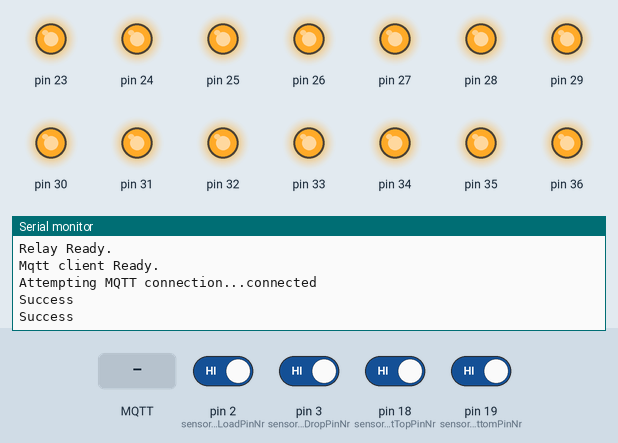
Recording of a sketch running on a simulated Arduino Mega 2560, built for the host (arithmetic inside an expression is 32-bit, double 64-bit). On the bench: output pins drawn as LEDs (lit = HIGH), the last lines printed to the serial monitor. The inputs (shaded band) are chosen by the test bench; at power-on: pin 2 (sensorBinLoadPinNr), pin 3 (sensorBinDropPinNr), pin 18 (sensorLiftTopPinNr), pin 19 (sensorLiftBottomPinNr) HIGH. WiFi joins after 1.5 s; servers stay silent unless stated; no MQTT or app messages arrive unless stated; pins used as bus, display or sensor lines are not drawn.

Above: at 2.7 s.
2.8 s: pin 2 (sensorBinLoadPinNr) driven LOW
At 4.0 s:
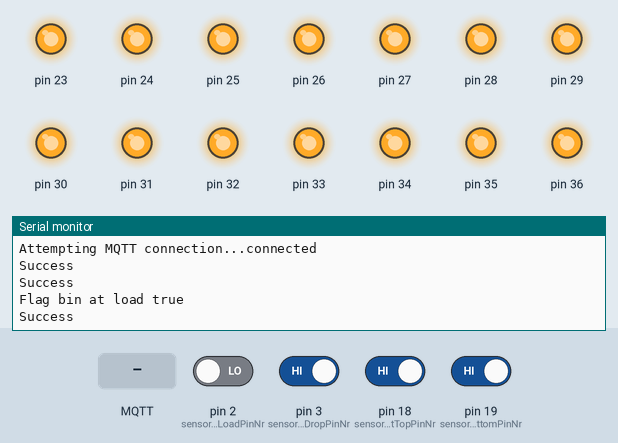
4.3 s: pin 3 (sensorBinDropPinNr) driven LOW
At 5.2 s:
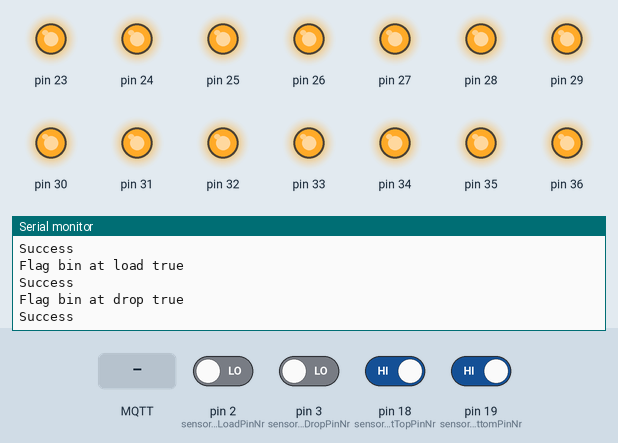
5.8 s: pin 18 (sensorLiftTopPinNr) driven LOW
At 6.4 s:
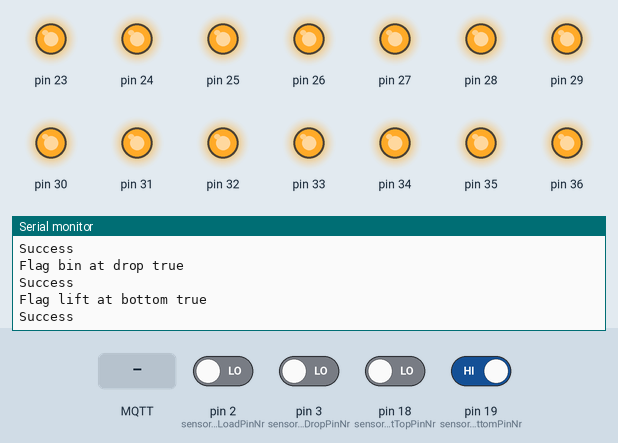
7.3 s: pin 19 (sensorLiftBottomPinNr) driven LOW
At 8.5 s:
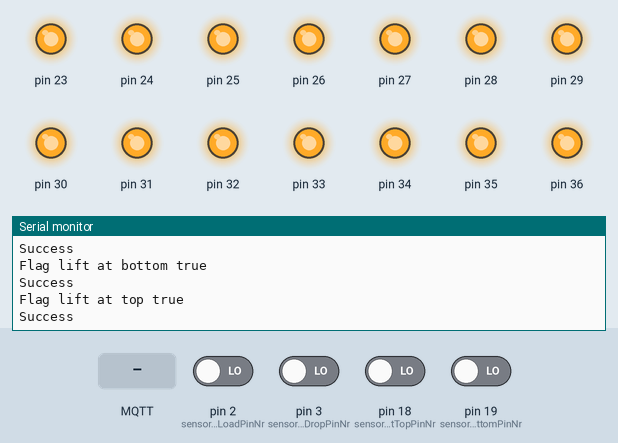
8.8 s: MQTT message "1" arrives on the first subscribed topic
At 9.8 s:
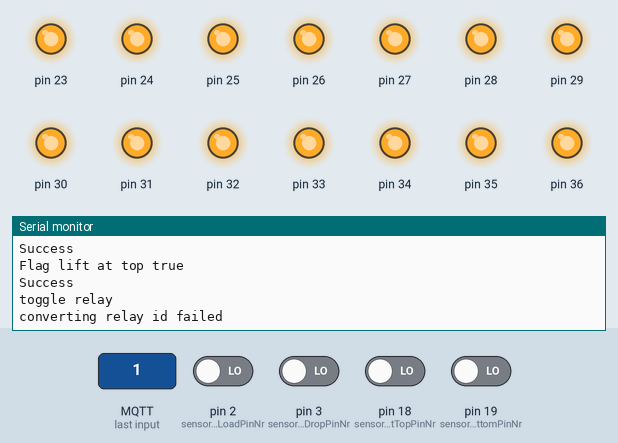

The sketch:

lift-relay.ino
```cpp
#include <SPI.h>
#include <EthernetENC.h>
#include <PubSubClient.h>
#include <ArduinoJson.h>
#include "src/IODevice.h"

void setup() {
  // put your setup code here, to run once:
  Serial.begin(115200);
  Serial.println("Arduino lift and relays");

  setupDetectionSensors();
  Serial.println("Proximities Ready.");

  setupRelay();
  Serial.println("Relay Ready.");

  setupMqttClient();
  Serial.println("Mqtt client Ready.");
}

void loop() {
  // put your main code here, to run repeatedly:
  sensorLoop();
  relayLoop();
  mqttLoop();
}
```

mqtt.ino
```cpp
// Update these with values suitable for your network.
byte mac[] = {0xe4, 0x3a, 0xb1, 0xf1, 0x4e, 0x6c};
IPAddress ip(192, 168, 178, 20);
IPAddress server(192, 168, 178, 251);

const char proximityLiftTopic[] = "proximity/lift";
const char relayStatesTopic[] = "relay/states";
const char toggleRelaySub[] = "toggle/relay";

EthernetClient ethClient;
PubSubClient client(ethClient);


void setupMqttClient() {
  client.setBufferSize(512);
  client.setServer(server, 1883);
  client.setCallback(callback);

  Ethernet.begin(mac, ip);
  // Allow the hardware to sort itself out
  delay(1500);
}

void mqttLoop() {
  if (!client.connected()) {
    reconnect();
  }

  client.loop();
}

void callback(char* topic, byte* payload, unsigned int len) {
  if (strcmp(toggleRelaySub, topic) == 0) {
    Serial.println("toggle relay");

    DynamicJsonDocument doc(len);
    deserializeJson(doc, payload);

    int toggleRelayId = doc["toggle"];

    if (toggleRelayId) {
      setRelayIdToToggle(toggleRelayId);
      setFlagRelayToggled(true);
    } else {
      Serial.println("converting relay id failed");
    }
  }
}

void reconnect() {
  // Loop until we're reconnected
  while (!client.connected()) {
    Serial.print("Attempting MQTT connection...");
    // Attempt to connect
    if (client.connect("arduinoClient")) {
      Serial.println("connected");
      // Once connected, publish an announcement...
      publishMessageRelayStates();
      publishMessageProximityChanged();

      // ... and resubscribe
      client.subscribe(toggleRelaySub);
    } else {
      Serial.print("failed, rc=");
      Serial.print(client.state());
      Serial.println(" try again in 5 seconds");
      // Wait 5 seconds before retrying
      delay(5000);
    }
  }
}

void publishMessageProximityChanged() {
  char payload[512];
  DynamicJsonDocument doc(512);
  JsonArray sensors = doc.createNestedArray("proximities");

  addBinDropToJsonArray(sensors);
  addBinLoadToJsonArray(sensors);
  addLiftBottomToJsonArray(sensors);
  addLiftTopToJsonArray(sensors);

  serializeJson(doc, payload);

  if (client.publish(proximityLiftTopic, reinterpret_cast<const unsigned char *>(payload), strlen(payload), true)) {
    Serial.println("Success");
  } else {
    Serial.print("Failure with code ");
    Serial.println(client.state());
  }
}

void publishMessageRelayStates() {
  char payload[512];
  DynamicJsonDocument doc(512);
  JsonArray items = doc.createNestedArray("relays");

  addRelayArrayToJsonArray(items);

  serializeJson(doc, payload);

  if (client.publish(relayStatesTopic, reinterpret_cast<const unsigned char *>(payload), strlen(payload), true)) {
    Serial.println("Success");
  } else {
    Serial.print("Failure with code ");
    Serial.println(client.state());
  }
}
```

proximity.ino
```cpp
// ISR flags
volatile bool flagBinAtDrop = false;
volatile bool flagBinAtLoad = false;
volatile bool flagLiftAtBottom = false;
volatile bool flagLiftAtTop = false;

// id's correspond to table in database
const int detectionSensorTypeId = 2;
const int sensorDropId = 10, sensorLoadId = 11, sensorLiftTopId = 12, sensorLiftBottomId = 13;
const int sensorBinLoadPinNr = 2, sensorBinDropPinNr = 3, sensorLiftTopPinNr = 18, sensorLiftBottomPinNr = 19;

void setupDetectionSensors() {
  /** !! INPUT proximity switches IF LOW detection = TRUE */
  // set pin mode
  pinMode(sensorBinDropPinNr, INPUT_PULLUP);
  pinMode(sensorBinLoadPinNr, INPUT_PULLUP);
  pinMode(sensorLiftTopPinNr, INPUT_PULLUP);
  pinMode(sensorLiftBottomPinNr, INPUT_PULLUP);

  // ATTACH INTERRUPT EVENTS
  attachInterrupt(digitalPinToInterrupt(sensorBinLoadPinNr), onChangeSensorLiftLoad, CHANGE);
  attachInterrupt(digitalPinToInterrupt(sensorBinDropPinNr), onChangeSensorLiftDrop, CHANGE);
  attachInterrupt(digitalPinToInterrupt(sensorLiftTopPinNr), onChangeSensorLiftTop, CHANGE);
  attachInterrupt(digitalPinToInterrupt(sensorLiftBottomPinNr), onChangeSensorLiftBottom, CHANGE);
}

/** SENSOR STATE CHANGE (ATTACHED INTERRUPTS) */
// ISR CALL, called when sensor BOTTOM flipped
void onChangeSensorLiftLoad() {
  flagBinAtLoad = true;
}

// ISR CALL, called when sensor TOP flipped
void onChangeSensorLiftDrop() {
  flagBinAtDrop = true;
}

// ISR CALL, called when lift top is flipped
void onChangeSensorLiftTop() {
  flagLiftAtBottom = true;
}

// ISR CALL, called when lift top is flipped
void onChangeSensorLiftBottom() {
  flagLiftAtTop = true;
}

void addBinDropToJsonArray(JsonArray items) {
  JsonObject obj = items.createNestedObject();
  obj["id"] = sensorDropId;

  if (digitalRead(sensorBinDropPinNr) == LOW) {
    obj["low"] = 1;
  }
  else if (digitalRead(sensorBinDropPinNr) == HIGH) {
    obj["low"] = 0;
  }
}

void addBinLoadToJsonArray(JsonArray items) {
  JsonObject obj = items.createNestedObject();
  obj["id"] = sensorLoadId;

  if (digitalRead(sensorBinLoadPinNr) == LOW) {
    obj["low"] = 1;
  }
  else if (digitalRead(sensorBinLoadPinNr) == HIGH) {
    obj["low"] = 0;
  }
}

void addLiftBottomToJsonArray(JsonArray items) {
  JsonObject obj = items.createNestedObject();
  obj["id"] = sensorLiftBottomId;

  if (digitalRead(sensorLiftBottomPinNr) == LOW) {
    obj["low"] = 1;
  }
  else if (digitalRead(sensorLiftBottomPinNr) == HIGH) {
    obj["low"] = 0;
  }
}

void addLiftTopToJsonArray(JsonArray items) {
  JsonObject obj = items.createNestedObject();
  obj["id"] = sensorLiftTopId;

  if (digitalRead(sensorLiftTopPinNr) == LOW) {
    obj["low"] = 1;
  }
  else if (digitalRead(sensorLiftTopPinNr) == HIGH) {
    obj["low"] = 0;
  }
}

void sensorLoop() {
  if (flagBinAtDrop) {
    Serial.println("Flag bin at drop true");

    publishMessageProximityChanged();
    flagBinAtDrop = false;
  }
  if (flagBinAtLoad) {
    Serial.println("Flag bin at load true");

    publishMessageProximityChanged();
    flagBinAtLoad = false;
  }
  if (flagLiftAtBottom) {
    Serial.println("Flag lift at bottom true");

    publishMessageProximityChanged();
    flagLiftAtBottom = false;
  }
  if (flagLiftAtTop) {
    Serial.println("Flag lift at top true");

    publishMessageProximityChanged();
    flagLiftAtTop = false;
  }
}
```

relay.ino
```cpp
bool flagRelayToggled = false;
const int relayBlockSize = 16, relayTypeId = 3;
IODevice relayToToggle;
IODevice relayArray[relayBlockSize];


void createRelayBlock() {
  int pinNrStart = 22;
  // Relay id's start at 30 in database, this is the first block
  const int idIndexStart = 30;

  for (int i = 0; i < relayBlockSize; ++i) {
    IODevice ioDevice = IODevice();
    // map i to id so that it matches ID in database
    int id = idIndexStart + i;
    ioDevice.id = id;
    // Set pin nr
    ioDevice.pinNr = pinNrStart;

    // Set pin mode
    pinMode(pinNrStart, INPUT_PULLUP);
    pinMode(pinNrStart, OUTPUT);
    // add to device array
    relayArray[i] = ioDevice;

    // Increment pin nr for next relay
    pinNrStart++;
  }
}

void setupRelay() {
  createRelayBlock();
}

void setFlagRelayToggled(bool flag) {
  flagRelayToggled = flag;
}

void setRelayIdToToggle(int relayId) {
  for (int i = 0; i < relayBlockSize ; ++i) {
    if (relayArray[i].id == relayId) {
      relayToToggle = relayArray[i];

      break;
    }
  }
}

void serializeToggledRelay(JsonArray items) {
  JsonObject obj = items.createNestedObject();
  obj["id"] = relayToToggle.id;

  if (digitalRead(relayToToggle.pinNr) == LOW) {
    obj["low"] = 1;
  }
  else if (digitalRead(relayToToggle.pinNr) == HIGH) {
    obj["low"] = 0;
  }
}

void addRelayArrayToJsonArray(JsonArray items) {
  for (int i = 0; i < relayBlockSize; i++) {
    JsonObject obj = items.createNestedObject();
    obj["id"] = relayArray[i].id;

    if (digitalRead(relayArray[i].pinNr) == LOW) {
      obj["low"] = 1;
    }
    else if (digitalRead(relayArray[i].pinNr) == HIGH) {
      obj["low"] = 0;
    }
  }
}

void toggleRelay() {
  if (!digitalRead(relayToToggle.pinNr) == LOW) {
    digitalWrite(relayToToggle.pinNr, LOW);
  } else {
    digitalWrite(relayToToggle.pinNr, HIGH);
  }
}

void relayLoop() {
  if (flagRelayToggled) {
    toggleRelay();
    publishMessageRelayStates();

    flagRelayToggled = false;
  }
}
```

IODevice.h
```cpp
#ifndef BSF_ARDUINO_IODEVICE_H
#define BSF_ARDUINO_IODEVICE_H

enum IODeviceType {
    UNKOWN = 0, WEIGHT_SENSOR, DETECTION_SENSOR, RELAY
};

struct IODevice {
    int id;
    int typeId;
    int pinNr;
    IODeviceType ioDeviceType;
};
#endif //BSF_ARDUINO_IODEVICE_H
```

Measured:
- after the input at 2.8 s, the serial monitor: prints a new line at once (image 1)
- after the input at 4.3 s, the serial monitor: prints a new line at once (image 2)
- after the input at 5.8 s, the serial monitor: prints a new line at once (image 3)
- after the input at 7.3 s, the serial monitor: prints a new line at once (image 4)
- after the input at 8.8 s, the serial monitor: prints a new line at once (image 5)
